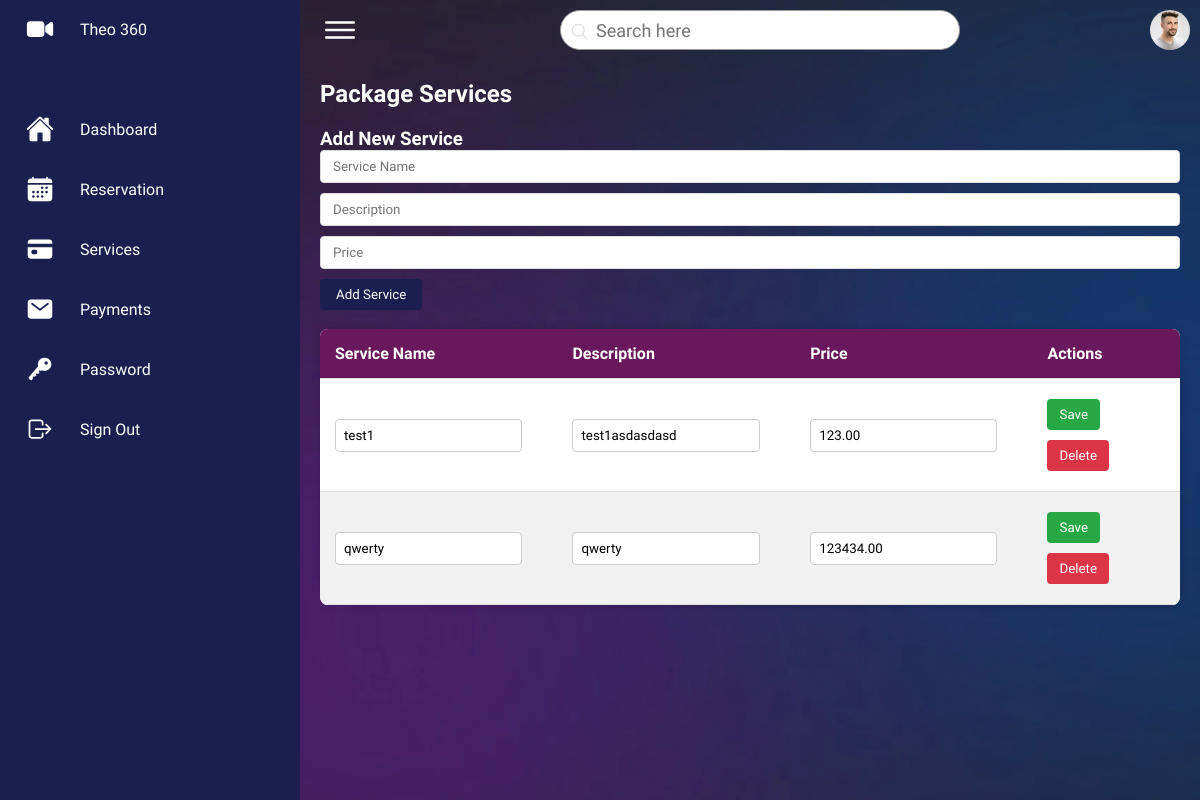
The page /service.php on the database as committed earlier.
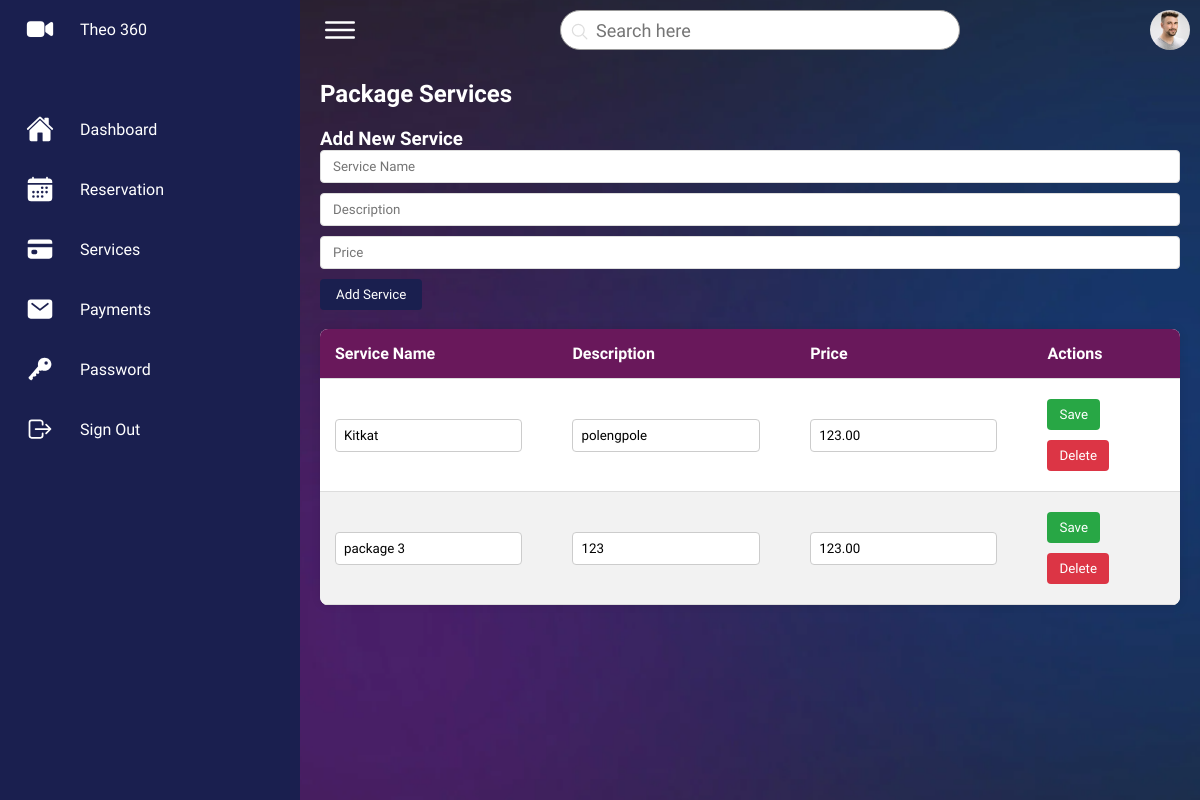
The same page on the database as committed later.
### tables this page shows
CREATE TABLE `services` (
  `service_id` int(11) NOT NULL,
  `service_name` varchar(255) NOT NULL,
  `service_desc` text NOT NULL,
  `service_price` decimal(10,2) NOT NULL
);

### service.php (the view, shortened to what this page needs)
<?php
include("classes/database.php");
$services = $pdo->query("SELECT * FROM services")->fetchAll(PDO::FETCH_ASSOC);
?>
<!DOCTYPE html>
<html lang="en">
<head>
    <link rel="stylesheet" href="./assets/css/style.css?v=<?php echo time(); ?>">
</head>
<body>
     <div class="container">
        <div class="navigation">
            <ul>
                <li>
                    <a href="#">
                        <span class="icon">
                            <ion-icon name="videocam"></ion-icon>
                        </span>
                        <span class="title">Theo 360</span>
                    </a>
                </li>
                <li>
                    <a href="admin.php">
                        <span class="icon">
                            <ion-icon name="home"></ion-icon>
                        </span>
                        <span class="title">Dashboard</span>
                    </a>
                </li>
                <li>
                    <a href="reservation.php">
                        <span class="icon">
                            <ion-icon name="calendar"></ion-icon>
                        </span>
                        <span class="title">Reservation</span>
                    </a>
                </li>
                <li>
                    <a href="service.php">
                        <span class="icon">
                            <ion-icon name="card"></ion-icon>
                        </span>
                        <span class="title">Services</span>
                    </a>
                </li>
                <li>
                    <a href="payments.php">
                        <span class="icon">
                            <ion-icon name="mail"></ion-icon>
                        </span>
                        <span class="title">Payments</span>
                    </a>
                </li>
                <li>
                    <a href="password.php">
                        <span class="icon">
                            <ion-icon name="key"></ion-icon>
                        </span>
                        <span class="title">Password</span>
                    </a>
                </li>
                <li>
                    <a href="index.php">
                        <span class="icon">
                            <ion-icon name="log-out-outline"></ion-icon>
                        </span>
                        <span class="title">Sign Out</span>
                    </a>
                </li>
            </ul>
        </div>
        <div class="main">
            <div class="topbar">
                <div class="toggle">
                    <ion-icon name="menu-outline"></ion-icon>
                </div>
                <div class="search">
                    <label>
                        <input type="text" placeholder="Search here">
                        <ion-icon name="search-outline"></ion-icon>
                    </label>
                </div>
                <div class="user">
                    <img src="assets/imgs/customer01.jpg" alt="">
                </div>
            </div>
            <div class="main-content">
                <h2>Package Services</h2>
                <div class="add-service">
                    <h3>Add New Service</h3>
                    <form method="POST">
                        <input type="text" class="form-control" name="serviceName" placeholder="Service Name" required>
                        <input type="text" class="form-control" name="serviceDesc" placeholder="Description" required>
                        <input type="number" step="0.01" class="form-control" name="servicePrice" placeholder="Price" required>
                        <button type="submit" name="addPackage">Add Service</button>
                    </form>
                </div><br>
                <div class="service-container">
                    <table>
                        <thead>
                            <tr>
                                <th>Service Name</th>
                                <th>Description</th>
                                <th>Price</th>
                                <th>Actions</th>
                            </tr>
                        </thead>
                        <tbody>
                            <?php foreach($services as $service) { ?>
                            <tr>
                                <form method="post">
                                    <td>
                                        <input type="text" name="editServiceName" value="<?php echo htmlspecialchars($service['service_name']); ?>" required>
                                    </td>
                                    <td>
                                        <input type="text" name="editServiceDesc" value="<?php echo htmlspecialchars($service['service_desc']); ?>" required>
                                    </td>
                                    <td>
                                        <input type="number" step="0.01" name="editServicePrice" value="<?php echo htmlspecialchars($service['service_price']); ?>" required>
                                    </td>
                                    <td>
                                        <button type="submit" class="edit-btn" name="editPackage">Save</button>
                                        <button type="submit" class="delete-btn" name="delete">Delete</button>
                                    </td>
                                </form>
                            </tr>
                            <?php } ?>
                        </tbody>
                    </table>
                </div>
            </div>
        </div>
    </div>
</body>
</html>

### assets/css/style.css (style rules this page uses)
* { font-family: "Ubuntu", sans-serif; margin: 0; padding: 0; box-sizing: border-box; }
:root { --blue: #1A1F4F; --white: #fff; --gray: #f5f5f5; --black1: #222; --black2: #999; --purple: #69185B; }
body { min-height: 100vh; overflow-x: hidden; background-image: url('../imgs/bg.png'); background-position: center; background-size: cover; }
.container { position: relative; width: 100%; }
.navigation { position: fixed; width: 300px; height: 100%; background: var(--blue); border-left: 10px solid var(--blue); transition: 0.5s; overflow: hidden; }
.navigation ul { position: absolute; top: 0; left: 0; width: 100%; }
.navigation ul li { position: relative; width: 100%; list-style: none; border-top-left-radius: 30px; border-bottom-left-radius: 30px; }
.navigation ul li:nth-child(1) { margin-bottom: 40px; pointer-events: none; }
.navigation ul li a { position: relative; display: block; width: 100%; display: flex; text-decoration: none; color: var(--white); }
.navigation ul li a .icon { position: relative; display: block; min-width: 60px; height: 60px; line-height: 75px; text-align: center; }
.navigation ul li a .icon ion-icon { font-size: 1.75rem; }
.navigation ul li a .title { position: relative; display: block; padding: 0 10px; height: 60px; line-height: 60px; text-align: start; white-space: nowrap; }
.main { position: absolute; width: calc(100% - 300px); left: 300px; min-height: 100vh; transition: 0.5s; background-image: url('../imgs/bg.png'); background-position: center; background-size: cover; }
.topbar { width: 100%; height: 60px; display: flex; justify-content: space-between; align-items: center; padding: 0 10px; color: #ddd; }
.toggle { position: relative; width: 60px; height: 60px; display: flex; justify-content: center; align-items: center; font-size: 2.5rem; cursor: pointer; color: #fff; }
.search { position: relative; width: 400px; margin: 0 10px; }
.search label { position: relative; width: 100%; }
.search label input { width: 100%; height: 40px; border-radius: 40px; padding: 5px 20px; padding-left: 35px; font-size: 18px; outline: none; border: 1px solid var(--black2); }
.search label ion-icon { position: absolute; top: 0; left: 10px; font-size: 1.2rem; }
.user { position: relative; width: 40px; height: 40px; border-radius: 50%; overflow: hidden; cursor: pointer; }
.user img { position: absolute; top: 0; left: 0; width: 100%; height: 100%; object-fit: cover; }
.main-content { padding: 20px; }
.main-content h2 { color: white; }
.add-service { margin-top: 20px; }
.add-service input[type="text"], .add-service input[type="number"] { width: 100%; padding: 8px 12px; margin-bottom: 10px; border: 1px solid #ddd; border-radius: 4px; box-sizing: border-box; }
.add-service button { background-color: var(--blue); color: white; border: none; border-radius: 4px; padding: 8px 16px; cursor: pointer; }

### service.php (style rules this page uses)
h3 { color: white; }
table { width: 100%; border-collapse: collapse; background-color: #fff; box-shadow: 0 0 10px rgba(0, 0, 0, 0.1); border-radius: 8px; overflow: hidden; }
table th, table td { padding: 15px; text-align: left; border-bottom: 1px solid #ddd; }
table th { background-color: #69185B; color: #fff; }
table tr:nth-child(even) { background-color: #f2f2f2; }
table input[type="text"], table input[type="number"] { width: calc(100% - 20px); padding: 8px; margin: 0; border: 1px solid #ccc; border-radius: 4px; }
table button { padding: 8px 12px; margin: 5px 0; border: none; border-radius: 4px; cursor: pointer; }
table .edit-btn { background-color: #28a745; color: #fff; }
table .delete-btn { background-color: #dc3545; color: #fff; }

Rows that differ between the two databases and show on the page:
removed services: editServiceName "test1", editServiceDesc "test1asdasdasd", editServicePrice "123.00"
removed services: editServiceName "qwerty", editServiceDesc "qwerty", editServicePrice "123434.00"
added services: editServiceName "Kitkat", editServiceDesc "polengpole", editServicePrice "123.00"
added services: editServiceName "package 3", editServiceDesc "123", editServicePrice "123.00"
